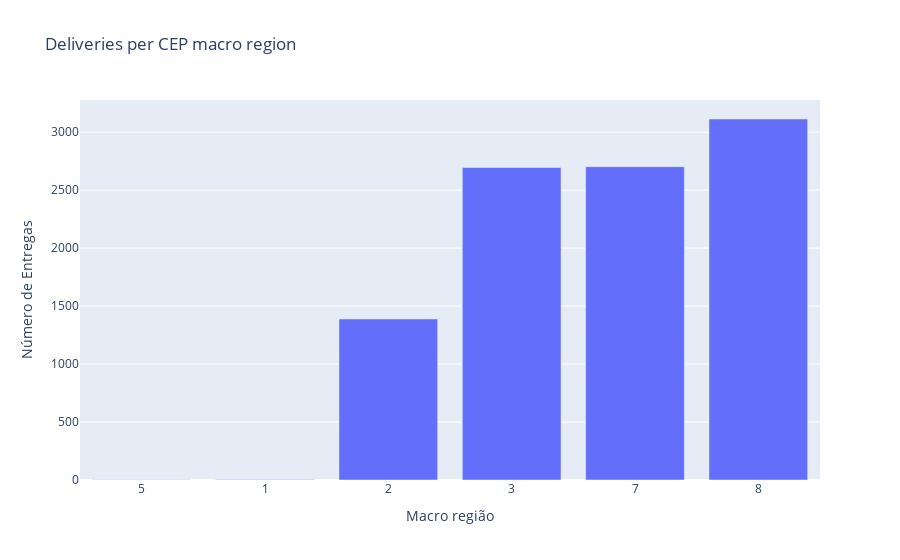

The notebook cell this image was saved under:
### Markdown cell above
We can do an area plot by cep and time.

To have bigger groups of ceps, we will decide to groupby the first number of cep (ex: 744 -> 7)

### Code cell
df['cep_macro_region_code'] = df['cep'].astype(str).str[0]

df_grouped_by_macro_region = df.groupby(['cep_macro_region_code']).count().iloc[:,0]

bar_graph_labels_day = {
    'x': 'Macro região',
    'y': 'Número de Entregas'
}

fig_bar = px.bar(
    df_grouped_by_macro_region,
    x=df_grouped_by_macro_region.sort_values().index.astype(str),
    y=df_grouped_by_macro_region.sort_values().values,
    title='Deliveries per CEP macro region',
    labels=bar_graph_labels_day
    )

fig_bar.show()

### Figure 1 — Plotly figure (JSON) as saved in the notebook; plotly's stock layout.template omitted (floating-point values rounded to 4 significant figures)
{"data": [{"alignmentgroup": "True", "hovertemplate": "Macro região=%{x}<br>Número de Entregas=%{y}<extra></extra>", "legendgroup": "", "marker": {"color": "#636efa", "pattern": {"shape": ""}}, "name": "", "offsetgroup": "", "orientation": "v", "showlegend": false, "textposition": "auto", "type": "bar", "x": ["5", "1", "2", "3", "7", "8"], "xaxis": "x", "y": [2, 4, 1389, 2696, 2703, 3114], "yaxis": "y"}], "layout": {"barmode": "relative", "legend": {"tracegroupgap": 0}, "title": {"text": "Deliveries per CEP macro region"}, "xaxis": {"anchor": "y", "domain": [0, 1], "title": {"text": "Macro região"}}, "yaxis": {"anchor": "x", "domain": [0, 1], "title": {"text": "Número de Entregas"}}}}
